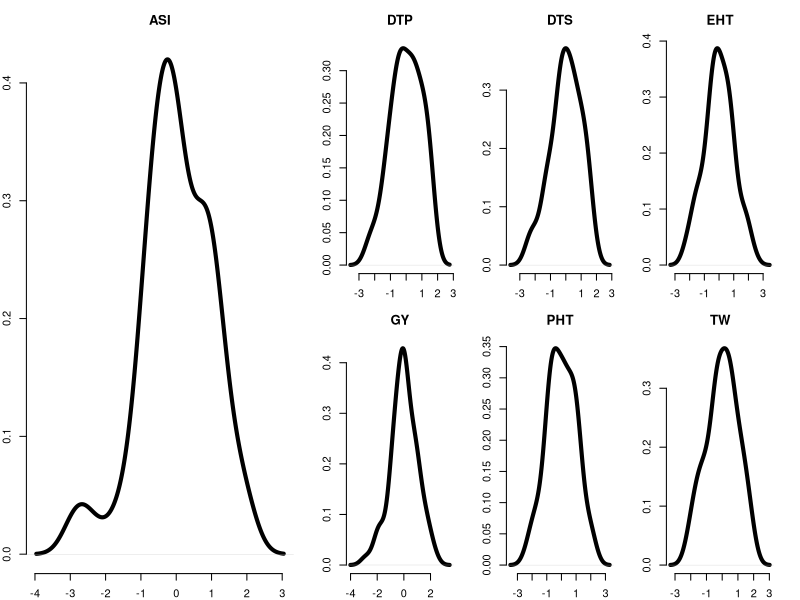

R code for this plot:
## Jinliang Yang
## Oct. 13th, 2014
## phenotypic data of offpvp diallel

#setwd("~/Documents/Github/pvpDiallel/")
trait <- read.csv("data/trait_matrix.csv")

#######
plot_trait_per_se <- function(trait=trait, ...){
  par(mar=c(2,2,3,2))
  layout(matrix(c(1,1,2,3,4,1,1,5,6,7), 2, 5, byrow = TRUE))
  ti <- c("ASI", "DTP", "DTS", "EHT",  "GY", "PHT",  "TW")
  for(i in 1:length(ti)){
    myp <- subset(trait, trait==ti[i])
    myp$norv <- scale(myp$valHyb)
    plot(density(myp$norv), col="black", lwd=4, bty="n",
         main=ti[i], xlab="", ...)
  }
}
#####
plot_trait_per_se(trait=trait)

normality_test <- function(trait=trait){
  ti <- c("ASI", "DTP", "DTS", "EHT",  "GY", "PHT",  "TW")
  
  res <- vector()
  for(i in 1:length(ti)){
    myp <- subset(trait, trait==ti[i])
    out <- shapiro.test(myp$valHyb)
    res <- c(res, out$p.value)
  }
  return(res)
}

#######
res <- normality_test(trait=trait)



